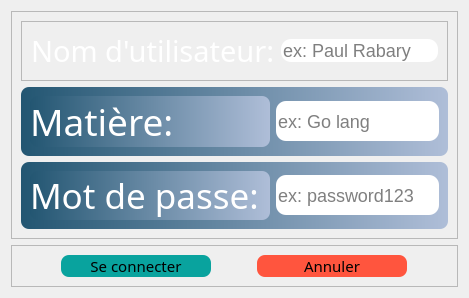
                <widget class="QWidget" name="seconnecter">
                 <attribute name="title">
                  <string>Se connecter</string>
                 </attribute>
                 <layout class="QVBoxLayout" name="verticalLayout_3">
                  <item>
                   <widget class="QFrame" name="frame">
                    <property name="frameShape">
                     <enum>QFrame::StyledPanel</enum>
                    </property>
                    <property name="frameShadow">
                     <enum>QFrame::Raised</enum>
                    </property>
                    <layout class="QVBoxLayout" name="verticalLayout_4">
                     <item>
                      <widget class="QFrame" name="frame_79">
                       <property name="maximumSize">
                        <size>
                         <width>16777215</width>
                         <height>80</height>
                        </size>
                       </property>
                       <property name="frameShape">
                        <enum>QFrame::StyledPanel</enum>
                       </property>
                       <property name="frameShadow">
                        <enum>QFrame::Raised</enum>
                       </property>
                       <layout class="QHBoxLayout" name="horizontalLayout_73">
                        <item>
                         <widget class="QLabel" name="label_38">
                          <property name="minimumSize">
                           <size>
                            <width>240</width>
                            <height>0</height>
                           </size>
                          </property>
                          <property name="font">
                           <font>
                            <family>Quicksand Light</family>
                            <pointsize>22</pointsize>
                           </font>
                          </property>
                          <property name="styleSheet">
                           <string notr="true">*{
color:#FFF;
border:0px;
}
</string>
                          </property>
                          <property name="text">
                           <string>Nom d'utilisateur:</string>
                          </property>
                         </widget>
                        </item>
                        <item>
                         <widget class="QLineEdit" name="enseignant_usrname_log">
                          <property name="styleSheet">
                           <string notr="true">*{
background:#FFF;
border-radius:10px;
color:#000;
font-size:18px;
}</string>
                          </property>
                          <property name="placeholderText">
                           <string>ex: Paul Rabary</string>
                          </property>
                         </widget>
                        </item>
                       </layout>
                      </widget>
                     </item>
                     <item>
                      <widget class="QFrame" name="frame_3">
                       <property name="maximumSize">
                        <size>
                         <width>16777215</width>
                         <height>80</height>
                        </size>
                       </property>
                       <property name="styleSheet">
                        <string notr="true">QFrame{
background:qlineargradient(spread:pad, x1:0, y1:0, x2:1, y2:0, stop:0 rgba(35, 86, 114, 255), stop:1 rgba(175, 190, 216, 255));
border-radius:8px;
}</string>
                       </property>
                       <property name="frameShape">
                        <enum>QFrame::StyledPanel</enum>
                       </property>
                       <property name="frameShadow">
                        <enum>QFrame::Raised</enum>
                       </property>
                       <layout class="QHBoxLayout" name="horizontalLayout_7">
                        <item>
                         <widget class="QLabel" name="email">
                          <property name="minimumSize">
                           <size>
                            <width>240</width>
                            <height>0</height>
                           </size>
                          </property>
                          <property name="font">
                           <font>
                            <family>Quicksand Light</family>
                            <pointsize>28</pointsize>
                           </font>
                          </property>
                          <property name="styleSheet">
                           <string notr="true">*{
color:#FFF;
border:0px;
}
</string>
                          </property>
                          <property name="text">
                           <string>Matière:</string>
                          </property>
                         </widget>
                        </item>
                        <item>
                         <widget class="QLineEdit" name="enseignant_email_log">
                          <property name="minimumSize">
                           <size>
                            <width>0</width>
                            <height>40</height>
                           </size>
                          </property>
                          <property name="styleSheet">
                           <string notr="true">*{
background:#FFF;
border-radius:10px;
color:#000;
font-size:18px;
}</string>
                          </property>
                          <property name="placeholderText">
                           <string>ex: Go lang</string>
                          </property>
                         </widget>
                        </item>
                       </layout>
                      </widget>
                     </item>
                     <item>
                      <widget class="QFrame" name="frame_4">
                       <property name="maximumSize">
                        <size>
                         <width>16777215</width>
                         <height>80</height>
                        </size>
                       </property>
                       <property name="styleSheet">
                        <string notr="true">QFrame{
background:qlineargradient(spread:pad, x1:0, y1:0, x2:1, y2:0, stop:0 rgba(35, 86, 114, 255), stop:1 rgba(175, 190, 216, 255));
border-radius:8px;
}</string>
                       </property>
                       <property name="frameShape">
                        <enum>QFrame::StyledPanel</enum>
                       </property>
                       <property name="frameShadow">
                        <enum>QFrame::Raised</enum>
                       </property>
                       <layout class="QHBoxLayout" name="horizontalLayout_8">
                        <item>
                         <widget class="QLabel" name="label_5">
                          <property name="minimumSize">
                           <size>
                            <width>240</width>
                            <height>0</height>
                           </size>
                          </property>
                          <property name="font">
                           <font>
                            <family>Quicksand Light</family>
                            <pointsize>26</pointsize>
                           </font>
                          </property>
                          <property name="styleSheet">
                           <string notr="true">*{
color:#FFF;
border:0px;
}</string>
                          </property>
                          <property name="text">
                           <string>Mot de passe:</string>
                          </property>
                         </widget>
                        </item>
                        <item>
                         <widget class="QLineEdit" name="enseignant_mdp_log">
                          <property name="minimumSize">
                           <size>
                            <width>0</width>
                            <height>40</height>
                           </size>
                          </property>
                          <property name="styleSheet">
                           <string notr="true">*{
background:#FFF;
border-radius:10px;
color:#000;
font-size:18px;
}</string>
                          </property>
                          <property name="echoMode">
                           <enum>QLineEdit::Password</enum>
                          </property>
                          <property name="placeholderText">
                           <string>ex: password123</string>
                          </property>
                         </widget>
                        </item>
                       </layout>
                      </widget>
                     </item>
                    </layout>
                   </widget>
                  </item>
                  <item>
                   <widget class="QFrame" name="frame_2">
                    <property name="maximumSize">
                     <size>
                      <width>16777215</width>
                      <height>100</height>
                     </size>
                    </property>
                    <property name="frameShape">
                     <enum>QFrame::StyledPanel</enum>
                    </property>
                    <property name="frameShadow">
                     <enum>QFrame::Raised</enum>
                    </property>
                    <layout class="QHBoxLayout" name="horizontalLayout_18">
                     <item>
                      <widget class="QPushButton" name="login_enseignant">
                       <property name="maximumSize">
                        <size>
                         <width>150</width>
                         <height>40</height>
                        </size>
                       </property>
                       <property name="font">
                        <font>
                         <family>Quicksand Light</family>
                         <pointsize>11</pointsize>
                        </font>
                       </property>
                       <property name="styleSheet">
                        <string notr="true">*{
background:rgb(9, 163, 158);
border-radius:8px;
}
QPushButton:hover{
background:rgb(13, 58, 53);
color:#FFF;
font-size:18px;
}
QPushButton:pressed{
background:rgb(98, 255, 237);
}</string>
                       </property>
                       <property name="text">
                        <string>Se connecter</string>
                       </property>
                      </widget>
                     </item>
                     <item>
                      <widget class="QPushButton" name="enseignant_cancel_btn_1">
                       <property name="maximumSize">
                        <size>
                         <width>150</width>
                         <height>40</height>
                        </size>
                       </property>
                       <property name="font">
                        <font>
                         <family>Quicksand Light</family>
                         <pointsize>11</pointsize>
                        </font>
                       </property>
                       <property name="styleSheet">
                        <string notr="true">*{
background:rgb(255, 85, 62);
border-radius:8px;
}
QPushButton:hover{
background:rgb(198, 66, 43);
color:#FFF;
font-size:18px;
}
QPushButton:pressed{
background:rgb(255, 142, 114);
}</string>
                       </property>
                       <property name="text">
                        <string>Annuler</string>
                       </property>
                      </widget>
                     </item>
                    </layout>
                   </widget>
                  </item>
                 </layout>
                </widget>
